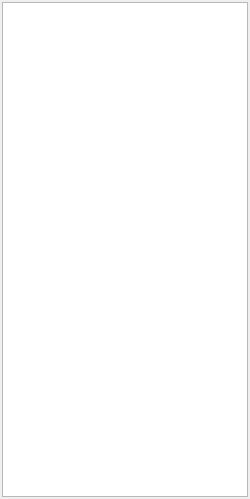
<?xml version="1.0" encoding="UTF-8"?>
<ui version="4.0">
 <class>ConditionTabWidgetBase</class>
 <widget class="QWidget" name="ConditionTabWidgetBase">
  <property name="geometry">
   <rect>
    <x>0</x>
    <y>0</y>
    <width>250</width>
    <height>499</height>
   </rect>
  </property>
  <property name="windowTitle">
   <string>Form</string>
  </property>
  <layout class="QVBoxLayout" name="verticalLayout">
   <property name="margin">
    <number>2</number>
   </property>
   <item>
    <widget class="ConditionView" name="treeView"/>
   </item>
  </layout>
 </widget>
 <customwidgets>
  <customwidget>
   <class>ConditionView</class>
   <extends>QTreeView</extends>
   <header>ConditionView.h</header>
  </customwidget>
 </customwidgets>
 <resources/>
 <connections/>
</ui>
